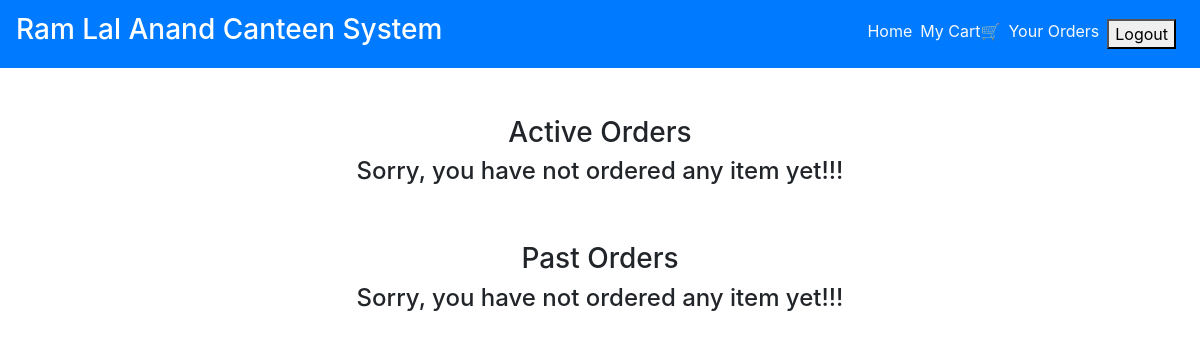
/order_details/ (signed in), run on an earlier commit of the app's database.
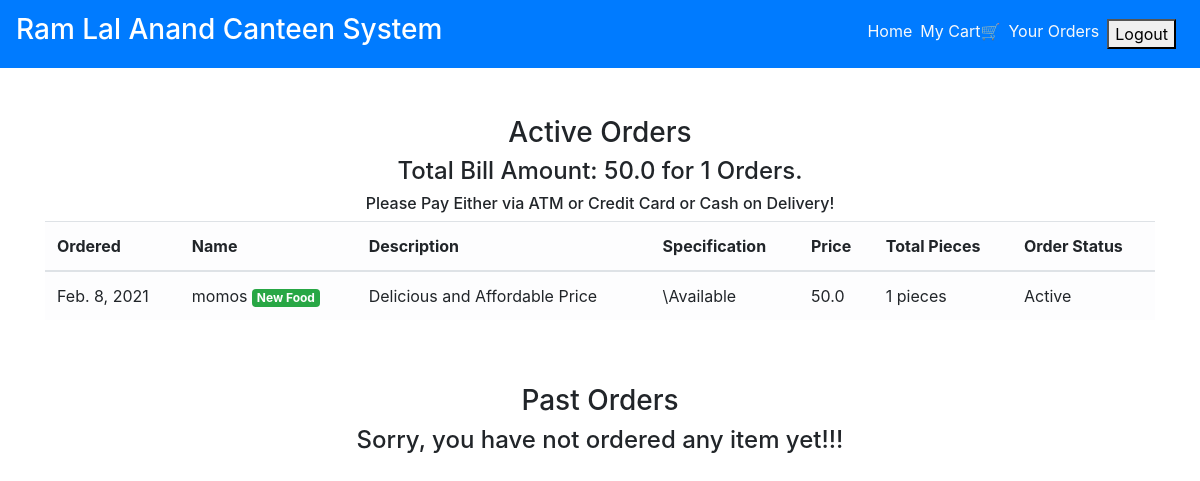
And on a later commit of the database.
### main/models.py (models this page shows, shortened)
class CartItems(models.Model):
    ORDER_STATUS = (
        ('Active', 'Active'),
        ('Delivered', 'Delivered')
    )
    user = models.ForeignKey(User, on_delete=models.CASCADE)
    item = models.ForeignKey(Item, on_delete=models.CASCADE)
    ordered = models.BooleanField(default=False)
    quantity = models.IntegerField(default=1)
    ordered_date = models.DateField(default=timezone.now)
    status = models.CharField(max_length=20, choices=ORDER_STATUS, default='Active')
    delivery_date = models.DateField(default=timezone.now)
    class Meta:
        verbose_name = 'Cart Item'
        verbose_name_plural = 'Cart Items'

class Item(models.Model):
    LABELS = (
        ('Best Selling Foods', 'Best Selling Foods'),
        ('New Food', 'New Food'),
        ('Spicy Foods🔥', 'Spicy Foods🔥'),
    )
    LABEL_COLOUR = (
        ('danger', 'danger'),
        ('success', 'success'),
        ('primary', 'primary'),
        ('info', 'info'),
        ('warning', 'warning'),
    )
    title = models.CharField(max_length=150)
    description = models.CharField(max_length=250,blank=True)
    price = models.FloatField()
    pieces = models.IntegerField(default=6)
    instructions = models.CharField(max_length=250,default="Available")
    image = models.ImageField(default='default.png', upload_to='images/')
    labels = models.CharField(max_length=25, choices=LABELS, blank=True)
    label_colour = models.CharField(max_length=15, choices=LABEL_COLOUR, blank=True)
    slug = models.SlugField(default="foods")
    created_by = models.ForeignKey(User, on_delete=models.CASCADE)

### main/views.py (the view)
# urls.py: path('order_details/', views.order_details, name='order_details'),
@login_required
def order_details(request):
    items = CartItems.objects.filter(user=request.user, ordered=True,status="Active").order_by('-ordered_date')
    cart_items = CartItems.objects.filter(user=request.user, ordered=True,status="Delivered").order_by('-ordered_date')
    bill = items.aggregate(Sum('item__price'))
    number = items.aggregate(Sum('quantity'))
    pieces = items.aggregate(Sum('item__pieces'))
    total = bill.get("item__price__sum")
    count = number.get("quantity__sum")
    total_pieces = pieces.get("item__pieces__sum")
    context = {
        'items':items,
        'cart_items':cart_items,
        'total': total,
        'count': count,
        'total_pieces': total_pieces
    }
    return render(request, 'main/order_details.html', context)

### main/templatetags/get_group.py (called while the page is built)
@register.filter(name='has_group')
def has_group(user, group_name):
    return user.groups.filter(name=group_name).exists()

### main/templates/main/order_details.html
{% extends "main/layout.html" %}
{% block content %}
<div class="cart">
    <div class="container">
        <div class="row">
            <div class="col-sm-12 mt-5">
                <h3 class="text-center">Active Orders</h3>
                {% if items %}
                <h4 class="text-center">Total Bill Amount: {{total}} for {{ count }} Orders.</h4>
                <h6 class="text-center">Please Pay Either via ATM or Credit Card or Cash on Delivery!</h6>
                <div class="table-responsive">
                    <table class="table table-light">
                        <thead>
                        <tr>
                            <th scope="col">Ordered</th>
                            <th scope="col">Name</th>
                            <th scope="col">Description</th>
                            <th scope="col">Specification</th>
                            <th scope="col">Price</th>
                            <th scope="col">Total Pieces</th>
                            <th scope="col">Order Status</th>
                        </tr>
                        </thead>
                        <tbody>
                            {% for item_active in items %}
                        <tr>
                            <td>{{ item_active.ordered_date }}</td>
                            <td>{{ item_active.item.title }} <span class="badge badge-{{ item_active.item.label_colour }}">{{ item_active.item.labels }}</span></td>
                            <td>{{ item_active.item.description }}</td>
                            <td>{{ item_active.item.instructions }}</td>
                            <td>{{ item_active.item.price }}</td>
                            <td>{{ item_active.item.pieces }} pieces</td>
                            <td>{{ item_active.status }}</td>
                        </tr>
                            {% endfor %}
                        </tbody>
                    </table>
                </div>
                {% else %}
                <h4 class="text-center">Sorry, you have not ordered any item yet!!!</h4>
                {% endif %}
            </div>
        </div>
        <div class="row">
            <div class="col-sm-12 mt-5">
                <h3 class="text-center">Past Orders</h3>
                {% if cart_items %}
                <div class="table-responsive">
                    <table class="table table-light">
                        <thead>
                        <tr>
                            <th scope="col">Ordered</th>
                            <th scope="col">Name</th>
                            <th scope="col">Description</th>
                            <th scope="col">Specification</th>
                            <th scope="col">Price</th>
                            <th scope="col">Total Pieces</th>
                            <th scope="col">Order Status</th>
                            <th scope="col">Delivery Date</th>
                        </tr>
                        </thead>
                        <tbody>
                            {% for cart in cart_items %}
                        <tr>
                            <td>{{ cart.ordered_date }}</td>
                            <td>{{ cart.item.title }} <span class="badge badge-{{ cart.item.label_colour }}">{{ cart.item.labels }}</span></td>
                            <td>{{ cart.item.description }}</td>
                            <td>{{ cart.item.instructions }}</td>
                            <td>{{ cart.item.price }}</td>
                            <td>{{ cart.item.pieces }} pieces</td>
                            <td>{{ cart.status }}</td>
                            <td>{{ cart.delivery_date }}</td>
                        </tr>
                            {% endfor %}
                        </tbody>
                    </table>
                </div>
                {% else %}
                <h4 class="text-center">Sorry, you have not ordered any item yet!!!</h4>
                {% endif %}
            </div>
        </div>
    </div>
</div>
{% endblock content %}

What changed in the data, as far as the page shows it:
added CartItems: ordered_date "Feb. 8, 2021", item "momos", item.labels "New Food", item.description "Delicious and Affordable Price", item.instructions "\\Available", item.price "50.0", item.pieces "1", status "Active"
Also different on the page:
{{ total }}: (not shown) → "50.0"
{{ count }}: (not shown) → "1"
text no longer shown: "Sorry, you have not ordered any item yet!!!"
text now shown: "Total Bill Amount: for Orders. Please Pay Either via ATM or Credit Card or Cash on Delivery! Ordered Name Description Specification Price Total Pieces Order Status"
